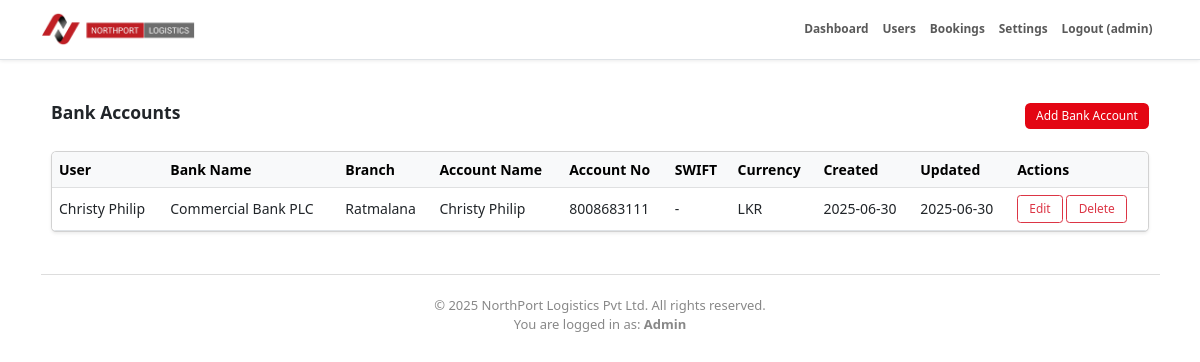
The app's page /admin/bank_accounts.php (signed in) with its own data.
### tables this page shows
CREATE TABLE `bank_details` (
  `id` int(11) NOT NULL,
  `user_id` int(11) NOT NULL,
  `bank_name` varchar(255) NOT NULL,
  `branch_name` varchar(255) NOT NULL,
  `account_number` varchar(50) NOT NULL,
  `account_name` varchar(255) NOT NULL,
  `currency` varchar(10) NOT NULL DEFAULT 'LKR',
  `swift_code` varchar(50) DEFAULT NULL,
  `created_at` timestamp NOT NULL DEFAULT current_timestamp(),
  `updated_at` timestamp NOT NULL DEFAULT current_timestamp() ON UPDATE current_timestamp()
);

CREATE TABLE `users` (
  `id` int(11) NOT NULL,
  `username` varchar(50) NOT NULL,
  `email` varchar(100) NOT NULL,
  `password_hash` varchar(255) NOT NULL,
  `role` enum('admin','manager','employer','user') NOT NULL DEFAULT 'user',
  `is_active` tinyint(1) NOT NULL DEFAULT 1,
  `created_at` timestamp NOT NULL DEFAULT current_timestamp(),
  `updated_at` timestamp NOT NULL DEFAULT current_timestamp() ON UPDATE current_timestamp(),
  `phone` varchar(20) DEFAULT NULL,
  `street_address` varchar(255) DEFAULT NULL,
  `city` varchar(100) DEFAULT NULL,
  `state` varchar(100) DEFAULT NULL,
  `postal_code` varchar(20) DEFAULT NULL,
  `country` varchar(100) DEFAULT NULL,
  `company_name` varchar(255) DEFAULT NULL,
  `profile_pic` varchar(255) DEFAULT NULL,
  `date_of_birth` date DEFAULT NULL,
  `preferences` longtext DEFAULT NULL CHECK (json_valid(`preferences`)),
  `notes` text DEFAULT NULL,
  `department` varchar(100) DEFAULT NULL,
  `job_title` varchar(100) DEFAULT NULL,
  `date_of_joining` date DEFAULT NULL,
  `nic_passport_number` varchar(50) DEFAULT NULL
);

### admin/bank_accounts.php (the view, shortened to what this page needs)
<?php
require_once '../includes/header.php';
$currentRole = $_SESSION['role'] ?? 'user';
$sql = "
    SELECT b.*, u.username
    FROM bank_details b
    JOIN users u ON b.user_id = u.id
    ORDER BY b.updated_at DESC
";
$stmt = $pdo->query($sql);
$bankAccounts = $stmt->fetchAll(PDO::FETCH_ASSOC);
?>
<div class="container my-5">
  <div class="d-flex justify-content-between align-items-center mb-4">
    <h2 class="fw-bold">Bank Accounts</h2>
    <?php if (in_array($currentRole, ['admin', 'manager'])): ?>
      <a href="add_bank_details.php" class="btn btn-danger">Add Bank Account</a>
    <?php endif; ?>
  </div>
  <div class="table-responsive card shadow-sm">
    <table class="table table-hover mb-0 align-middle">
      <thead class="table-light">
        <tr>
          <th>User</th>
          <th>Bank Name</th>
          <th>Branch</th>
          <th>Account Name</th>
          <th>Account No</th>
          <th>SWIFT</th>
          <th>Currency</th>
          <th>Created</th>
          <th>Updated</th>
          <th>Actions</th>
        </tr>
      </thead>
      <tbody>
        <?php if (count($bankAccounts)): ?>
          <?php foreach ($bankAccounts as $b): ?>
            <tr>
              <td><?= htmlspecialchars($b['username']) ?></td>
              <td><?= htmlspecialchars($b['bank_name']) ?></td>
              <td><?= htmlspecialchars($b['branch_name'] ?? '-') ?></td>
              <td><?= htmlspecialchars($b['account_name']) ?></td>
              <td><?= htmlspecialchars($b['account_number']) ?></td>
              <td><?= htmlspecialchars($b['swift_code'] ?? '-') ?></td>
              <td><?= htmlspecialchars($b['currency']) ?></td>
              <td><?= date('Y-m-d', strtotime($b['created_at'])) ?></td>
              <td><?= date('Y-m-d', strtotime($b['updated_at'])) ?></td>
              <td class="text-nowrap">
                <a href="edit_bank_details.php?id=<?= $b['id'] ?>" class="btn btn-sm btn-outline-danger">Edit</a>
                <?php if ($currentRole === 'admin'): ?>
                  <a href="delete_bank_details.php?id=<?= $b['id'] ?>" onclick="return confirm('Delete this bank account?')" class="btn btn-sm btn-outline-danger">Delete</a>
                <?php endif; ?>
              </td>
            </tr>
          <?php endforeach; ?>
        <?php else: ?>
          <tr>
            <td colspan="10" class="text-center text-muted">No bank accounts found.</td>
          </tr>
        <?php endif; ?>
      </tbody>
    </table>
  </div>
</div>
<?php require_once '../includes/admin_footer.php'; ?>

### includes/header.php (style rules this page uses)
html { font-size: 14px; }

### admin/bank_accounts.php (style rules this page uses)
.btn { font-size: 0.85rem; padding: 0.3rem 0.8rem; }
.btn-danger { background-color: #e30613; border: none; }
h2 { font-size: 1.25rem; }

### records on screen
bank_details: user.username "Christy Philip", bank_name "Commercial Bank PLC", branch_name "Ratmalana", account_name "Christy Philip", account_number "8008683111", swift_code "-", currency "LKR", created_at "2025-06-30", updated_at "2025-06-30"

### other values on screen
safeOutput($username) "admin"
$userRole "Admin"
